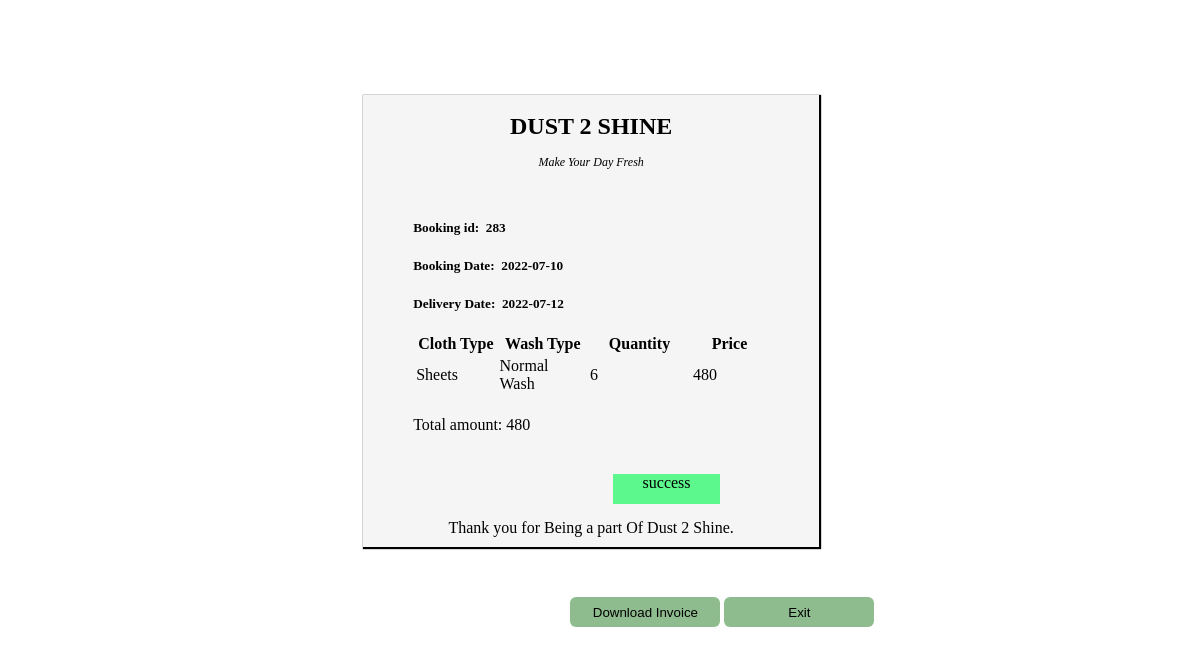
The app's page /users/receipts.php?oid=283&&amount=480&&type=Normal Wash (signed in) with its own data.
### tables this page shows
CREATE TABLE `tbl_orders` (
  `order_id` int(20) NOT NULL,
  `booking_id` int(20) NOT NULL,
  `login_id` int(20) NOT NULL,
  `amount` int(20) NOT NULL,
  `transaction` varchar(20) NOT NULL
);

CREATE TABLE `tbl_bookslot` (
  `booking_id` int(11) NOT NULL,
  `cloth_type` varchar(50) NOT NULL,
  `wash_type` varchar(50) NOT NULL,
  `quantity` int(11) NOT NULL,
  `booking_date` varchar(100) NOT NULL,
  `delivery_date` varchar(100) NOT NULL,
  `userid` int(11) NOT NULL,
  `status` int(11) NOT NULL,
  `placed` int(11) NOT NULL,
  `del_boy` int(10) NOT NULL
);

### users/receipts.php (the view, shortened to what this page needs)
<?php
include 'config.php';
$id = $_SESSION['user'];
$oid = $_GET['oid'];
$amount=$_GET['amount'];
$sub_detail = mysqli_query($con,"SELECT tbl_bookslot.*,tbl_orders.* from tbl_bookslot,tbl_orders where tbl_bookslot.booking_id=tbl_orders.booking_id and tbl_orders.login_id='$id' and tbl_bookslot.booking_id='$oid'");
$row1 = mysqli_fetch_array($sub_detail);
?>
<html>
    <head>
    </head>
    <body>
<div class="ord-inv-cont"  >
            <div class="inv-body" id="invoice" >
                <div class="inv-dtls">
                    <h2>DUST 2 SHINE</h2>
                    <p>Make Your Day Fresh</p>
                </div>
                <form method="post">
                <div class="inv-conts">
                    <div class="inv-head">
                    <h5>Booking id:&nbsp; <?php echo $oid ?></h5>
                    <h5>Booking Date:&nbsp; <?php echo $row1['booking_date']; ?></h5>
                    <h5>Delivery Date:&nbsp; <?php echo $row1['delivery_date']; ?></h5>
                    </div>
                    <div class="inv-tbl">
                        <table>
                            <tr>
                                <th>Cloth Type</th>
                                <th>Wash Type</th>
                                <th>Quantity</th>
                                <th>Price</th>
                            </tr>
<tr>
                                 <td><?php echo $row1['cloth_type']; ?></td>
                                <td><?php echo $row1['wash_type']; ?></td>
                                <td><?php echo $row1['quantity']; ?></td>
                                <td><?php echo $amount ?></td>
                                </tr>
                        </table>
                    </div>
                    <div class="inv-tot">
                        <text>Total amount: <?php echo $amount?></text><br>
                    </div>
                    <div class="inv-pay-stat">
                        <div class="pay-stat">
                            <text><?php echo $row1['transaction']?></text>
                        </div>
                    </div>
                    <div class="inv-footer">
                        <text>Thank you for Being a part Of Dust 2 Shine.</text>
                    </div>
                </div>
            </div>
            <p>
            <button class="inv-btn" type="submit" onclick="printDiv('invoice')">Download Invoice</button>
            <button class="inv-btn1" type="submit" name="finish">Exit</button></p>
     </div>
    </body></html>

### users/receipts.php (style rules this page uses)
.ord-inv-cont { margin-left: 30%; margin-top: 8%; }
.inv-body { margin-top: 30px; background-color: whitesmoke; box-shadow: 1px 1px 1px 1px; width: 55%; }
.inv-dtls { text-align: center; }
.inv-dtls h2 { padding-top:4%; font-style: bold; color:black; }
.inv-dtls p { font-size: 12px; font-style: italic; margin-top:-5px; }
.inv-conts { margin: 50px; }
.inv-head h5 { margin-bottom: 20px; }
.inv-tbl table { width: 100%; }
.inv-tbl table tr { width: 100%; }
.inv-tbl table th { width: 10%; }
.inv-tbl table td { width: 10%; margin-left: 100px; }
.inv-tot { margin-top: 20px; }
.inv-tot text { float: left; text-align: inline; }
.pay-stat { margin-top: 40px; width: 30%; background-color: #5cf78d; height: 30px; margin-left: 200px; border-radius: round; color: black; text-align: center; margin-bottom: 10px; }
.inv-footer { margin-top:15px; padding-bottom: 10px; text-align: center; }
.inv-btn { border: none; width: 150px; height:30px; border-radius:6px; background-color:#8FBC8F; color: black; margin-left: 25%; }
.inv-btn1 { border: none; width: 150px; height:30px; border-radius:6px; background-color:#8FBC8F; color: black; }

### records on screen
tbl_orders: booking.booking_date "2022-07-10", booking.delivery_date "2022-07-12", booking.cloth_type "Sheets", booking.wash_type "Normal Wash", booking.quantity "6", transaction "success"

### other values on screen
$oid "283"
$amount "480"
